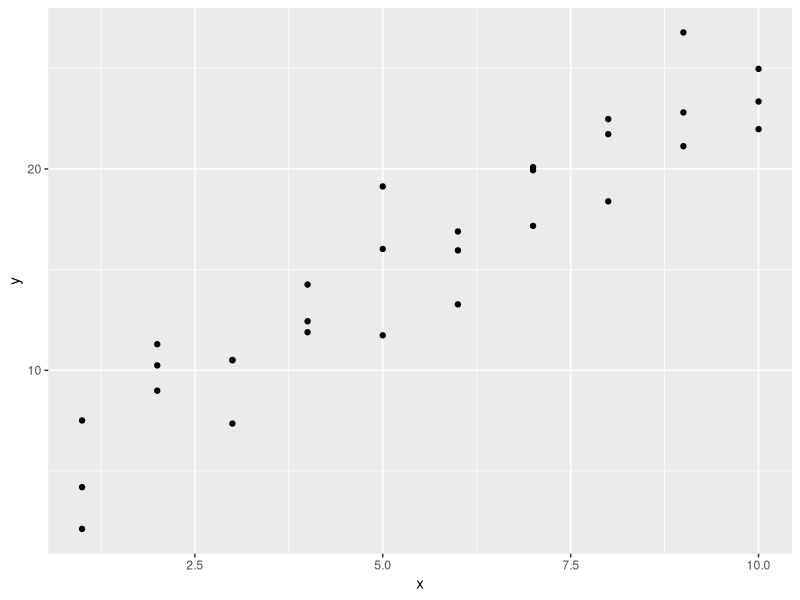
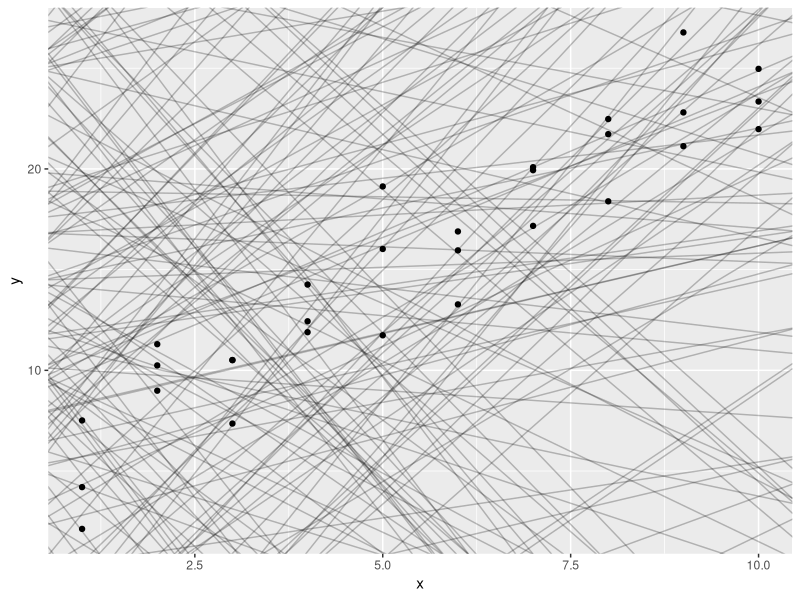
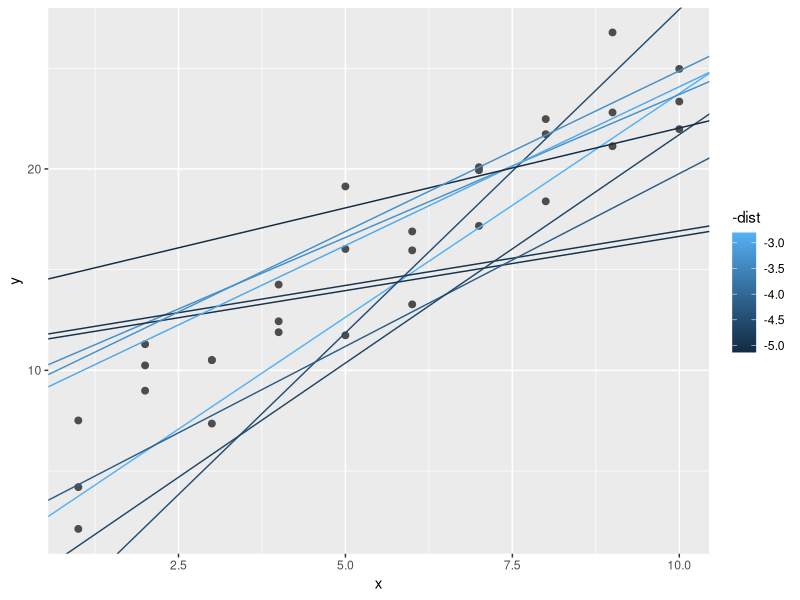
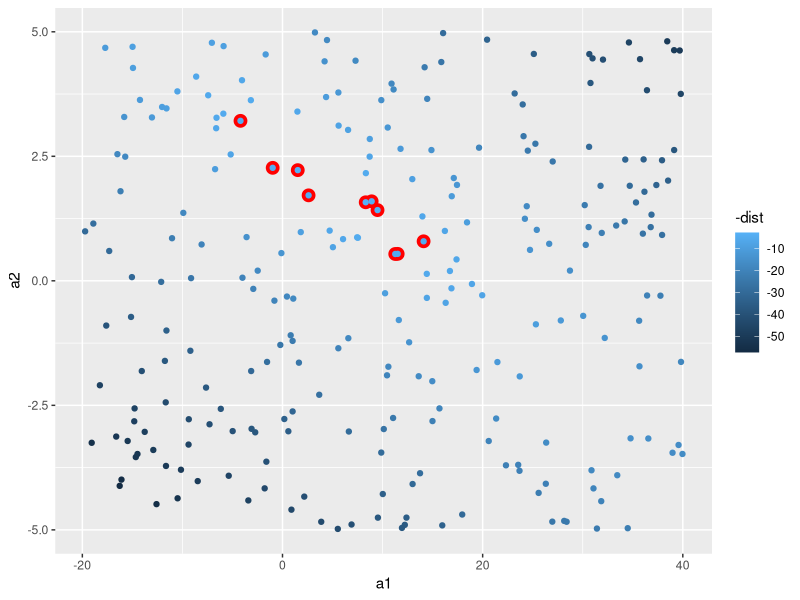
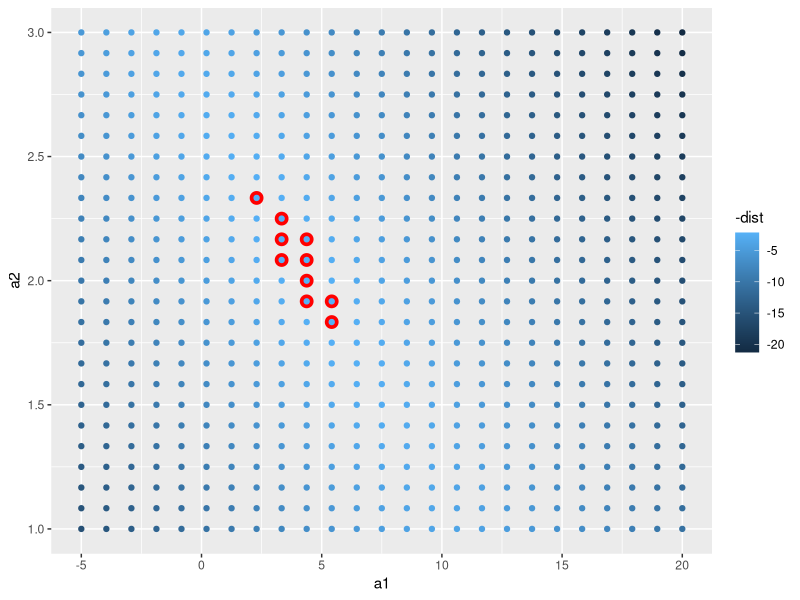
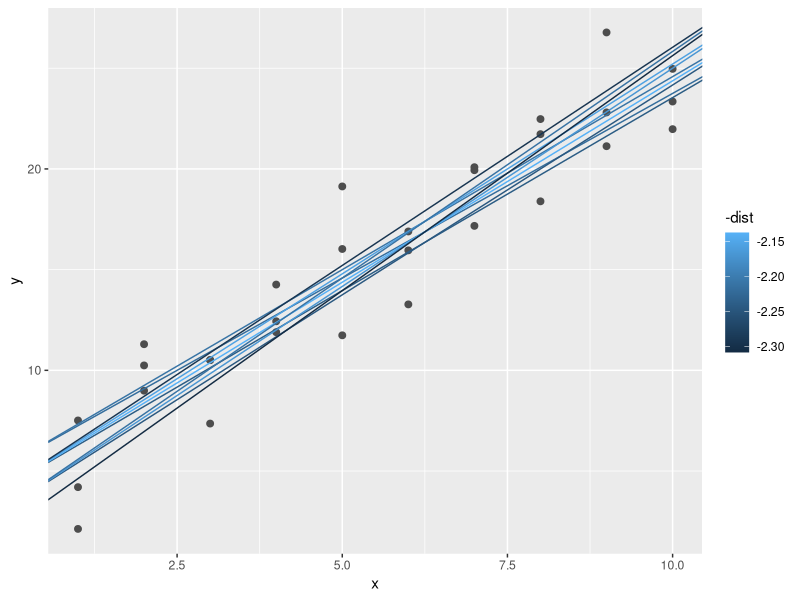
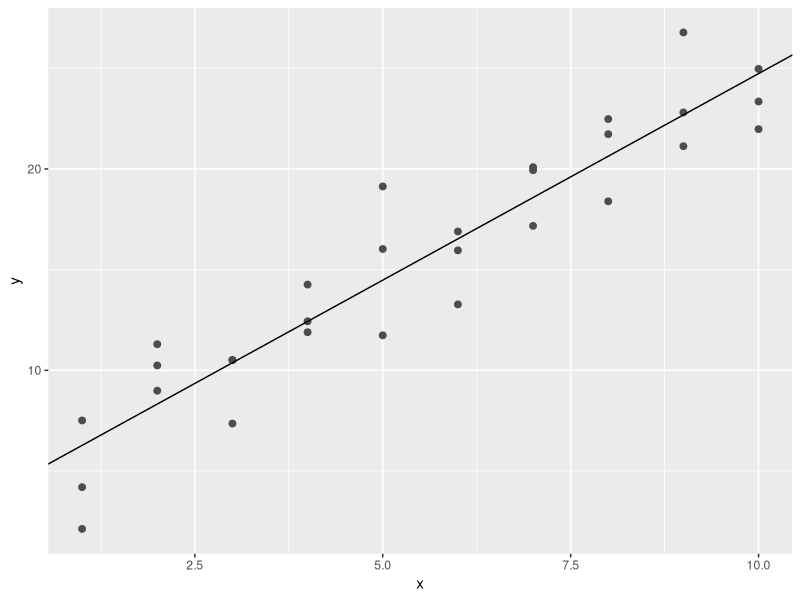
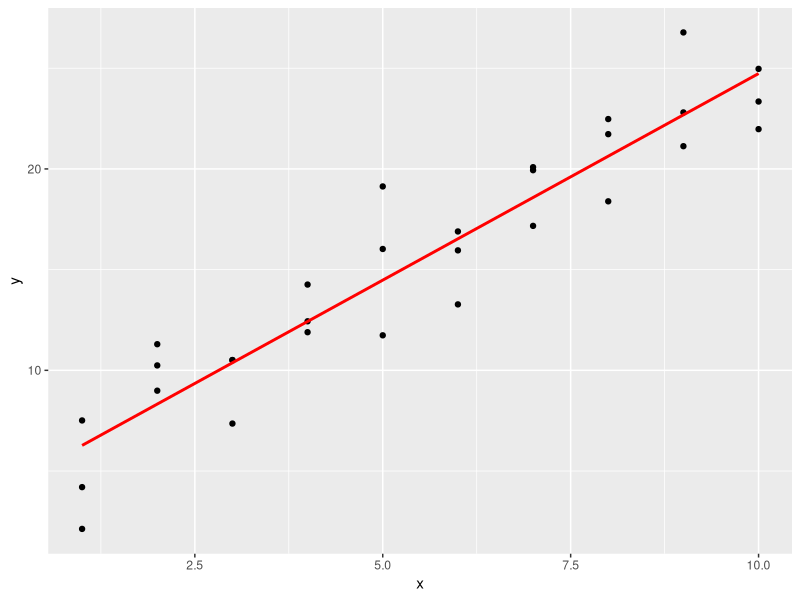

These figures' R source, in order: (Note: this script raises an error after producing the figures.)
# Abigail Castro - abc3gnm
# Chapter 22 Summary and code

# Chapter 22 Model
# 22 Introduction
# The goal of a model is to provide a simple low-dimensional summary of a dataset
# the model will capture true “signals” (i.e. patterns generated by the phenomenon of interest), and ignore “noise” (i.e. random variation that you’re not interested in)

# “predictive” models, which, as the name suggests, generate predictions
# “data discovery” models: help you discover interesting relationships within your data.

# In model basics, you’ll learn how models work mechanistically, focussing on the important family of linear models.
# In model building, you’ll learn how to use models to pull out known patterns in real data.
# In many models, you’ll learn how to use many simple models to help understand complex datasets.

# 22.1 Hypothesis generation vs. hypothesis confirmation
# Each observation can either be used for exploration or confirmation, not both.
# You can use an observation as many times as you like for exploration, 
# but you can only use it once for confirmation. As soon as you use an observation twice, you’ve switched from confirmation to exploration.

# confirmatory analysis, one approach is to split your data into three pieces before you begin the analysis:
# 60% of your data goes into a training (or exploration) set. You’re allowed to do anything you like with this data: visualise it and fit tons of models to it.
# 20% goes into a query set. You can use this data to compare models or visualisations by hand, but you’re not allowed to use it as part of an automated process.
# 20% is held back for a test set. You can only use this data ONCE, to test your final model.

# Chapter 23 Summary and code

# Chapter 23 Model basics
# 23.1 Introduction
# The goal of a model is to provide a simple low-dimensional summary of a dataset.

# There are two parts to a model:
  # First, you define a family of models that express a precise, but generic, pattern that you want to capture.
  # ext, you generate a fitted model by finding the model from the family that is the closest to your data.

library(tidyverse)

library(modelr)
options(na.action = na.warn)

# 23.3 A simple model
# Lets take a look at the simulated dataset sim1, included with the modelr package. It contains two continuous variables, x and y
ggplot(sim1, aes(x, y)) + 
  geom_point()
# You can see a strong pattern in the data. Let’s use a model to capture that pattern and make it explicit
# For this simple case, we can use geom_abline() which takes a slope and intercept as parameters. Later on we’ll learn more general techniques that work with any model.

models <- tibble(
  a1 = runif(250, -20, 40),
  a2 = runif(250, -5, 5)
)

ggplot(sim1, aes(x, y)) + 
  geom_abline(aes(intercept = a1, slope = a2), data = models, alpha = 1/4) +
  geom_point() 

model1 <- function(a, data) {
  a[1] + data$x * a[2]
}
model1(c(7, 1.5), sim1)
#>  [1]  8.5  8.5  8.5 10.0 10.0 10.0 11.5 11.5 11.5 13.0 13.0 13.0 14.5 14.5 14.5
#> [16] 16.0 16.0 16.0 17.5 17.5 17.5 19.0 19.0 19.0 20.5 20.5 20.5 22.0 22.0 22.0

# root-mean-squared deviation: compute the difference between actual and predicted, square them, average them, and the take the square root.
measure_distance <- function(mod, data) {
  diff <- data$y - model1(mod, data)
  sqrt(mean(diff ^ 2))
}
measure_distance(c(7, 1.5), sim1)
#> [1] 2.665212

# Now we can use purrr to compute the distance for all the models defined above. We need a helper function because our distance function expects the model as a numeric vector of length 2.
sim1_dist <- function(a1, a2) {
  measure_distance(c(a1, a2), sim1)
}

models <- models %>% 
  mutate(dist = purrr::map2_dbl(a1, a2, sim1_dist))
models
#> # A tibble: 250 x 3
#>       a1      a2  dist
#>    <dbl>   <dbl> <dbl>
#> 1 -15.2   0.0889  30.8
#> 2  30.1  -0.827   13.2
#> 3  16.0   2.27    13.2
#> 4 -10.6   1.38    18.7
#> 5 -19.6  -1.04    41.8
#> 6   7.98  4.59    19.3
#> # … with 244 more rows

# overlay the 10 best models on to the data
ggplot(sim1, aes(x, y)) + 
  geom_point(size = 2, colour = "grey30") + 
  geom_abline(
    aes(intercept = a1, slope = a2, colour = -dist), 
    data = filter(models, rank(dist) <= 10)
  )

ggplot(models, aes(a1, a2)) +
  geom_point(data = filter(models, rank(dist) <= 10), size = 4, colour = "red") +
  geom_point(aes(colour = -dist))

# Instead of trying lots of random models, we could be more systematic and generate an evenly spaced grid of points (this is called a grid search)
grid <- expand.grid(
  a1 = seq(-5, 20, length = 25),
  a2 = seq(1, 3, length = 25)
) %>% 
  mutate(dist = purrr::map2_dbl(a1, a2, sim1_dist))

grid %>% 
  ggplot(aes(a1, a2)) +
  geom_point(data = filter(grid, rank(dist) <= 10), size = 4, colour = "red") +
  geom_point(aes(colour = -dist)) 

ggplot(sim1, aes(x, y)) + 
  geom_point(size = 2, colour = "grey30") + 
  geom_abline(
    aes(intercept = a1, slope = a2, colour = -dist), 
    data = filter(grid, rank(dist) <= 10)
  )

# The intuition of Newton-Raphson is pretty simple: you pick a starting point and 
# look around for the steepest slope. You then ski down that slope a little way, and then repeat again and again, until you can’t go any lower. In R, we can do that with optim():
best <- optim(c(0, 0), measure_distance, data = sim1)
best$par
#> [1] 4.222248 2.051204

ggplot(sim1, aes(x, y)) + 
  geom_point(size = 2, colour = "grey30") + 
  geom_abline(intercept = best$par[1], slope = best$par[2])

# R has a tool specifically designed for fitting linear models called lm()
sim1_mod <- lm(y ~ x, data = sim1)
coef(sim1_mod)
#> (Intercept)           x 
#>    4.220822    2.051533

# 23.3 Visualising models
# Residuals are powerful because they allow us to use models to remove striking patterns so we can study the subtler trends that remain.

# 23.3.1 Predictions
# To visualise the predictions from a model, we start by generating an evenly spaced grid of values that covers the region where our data lies.
# The easiest way to do that is to use modelr::data_grid(). Its first argument is a 
# data frame, and for each subsequent argument it finds the unique variables and then generates all combinations:

grid <- sim1 %>% 
  data_grid(x) 
grid
#> # A tibble: 10 x 1
#>       x
#>   <int>
#> 1     1
#> 2     2
#> 3     3
#> 4     4
#> 5     5
#> 6     6
#> # … with 4 more rows

# Next we add predictions. We’ll use modelr::add_predictions() which takes a data 
# frame and a model. It adds the predictions from the model to a new column in the data frame:
grid <- grid %>% 
  add_predictions(sim1_mod) 
grid
#> # A tibble: 10 x 2
#>       x  pred
#>   <int> <dbl>
#> 1     1  6.27
#> 2     2  8.32
#> 3     3 10.4 
#> 4     4 12.4 
#> 5     5 14.5 
#> 6     6 16.5 
#> # … with 4 more rows

# Next, we plot the predictions.
ggplot(sim1, aes(x)) +
  geom_point(aes(y = y)) +
  geom_line(aes(y = pred), data = grid, colour = "red", size = 1)

# 23.3.2 Residuals
# The predictions tells you the pattern that the model has captured, and the 
# residuals tell you what the model has missed. The residuals are just the distances between the observed and predicted values that we computed above.

sim1 <- sim1 %>% 
  add_residuals(sim1_mod)
sim1
#> # A tibble: 30 x 3
#>       x     y  resid
#>   <int> <dbl>  <dbl>
#> 1     1  4.20 -2.07 
#> 2     1  7.51  1.24 
#> 3     1  2.13 -4.15 
#> 4     2  8.99  0.665
#> 5     2 10.2   1.92 
#> 6     2 11.3   2.97 
#> # … with 24 more rows

ggplot(sim1, aes(resid)) + 
  geom_freqpoly(binwidth = 0.5)

ggplot(sim1, aes(x, resid)) + 
  geom_ref_line(h = 0) +
  geom_point() 

# 23.4 Formulas and model families
df <- tribble(
  ~y, ~x1, ~x2,
  4, 2, 5,
  5, 1, 6
)
model_matrix(df, y ~ x1)
#> # A tibble: 2 x 2
#>   `(Intercept)`    x1
#>           <dbl> <dbl>
#> 1             1     2
#> 2             1     1

# The way that R adds the intercept to the model is just by having a column that 
# is full of ones. By default, R will always add this column. If you don’t want, you need to explicitly drop it with -1:
model_matrix(df, y ~ x1 - 1)
#> # A tibble: 2 x 1
#>      x1
#>   <dbl>
#> 1     2
#> 2     1

model_matrix(df, y ~ x1 + x2)
#> # A tibble: 2 x 3
#>   `(Intercept)`    x1    x2
#>           <dbl> <dbl> <dbl>
#> 1             1     2     5
#> 2             1     1     6

# 23.4.1 Categorical variables
df <- tribble(
  ~ sex, ~ response,
  "male", 1,
  "female", 2,
  "male", 1
)
model_matrix(df, response ~ sex)
#> # A tibble: 3 x 2
#>   `(Intercept)` sexmale
#>           <dbl>   <dbl>
#> 1             1       1
#> 2             1       0
#> 3             1       1

ggplot(sim2) + 
  geom_point(aes(x, y))

mod2 <- lm(y ~ x, data = sim2)

grid <- sim2 %>% 
  data_grid(x) %>% 
  add_predictions(mod2)
grid
#> # A tibble: 4 x 2
#>   x      pred
#>   <chr> <dbl>
#> 1 a      1.15
#> 2 b      8.12
#> 3 c      6.13
#> 4 d      1.91

# Effectively, a model with a categorical x will predict the mean value for each category.
ggplot(sim2, aes(x)) + 
  geom_point(aes(y = y)) +
  geom_point(data = grid, aes(y = pred), colour = "red", size = 4)

# You can’t make predictions about levels that you didn’t observe.
tibble(x = "e") %>% 
  add_predictions(mod2)
#> Error in model.frame.default(Terms, newdata, na.action = na.action, xlev = object$xlevels): factor x has new level e

# 23.4.2 Interactions (continuous and categorical)
ggplot(sim3, aes(x1, y)) + 
  geom_point(aes(colour = x2))

# There are two possible models you could fit to this data:
mod1 <- lm(y ~ x1 + x2, data = sim3)
mod2 <- lm(y ~ x1 * x2, data = sim3)

# To visualise these models we need two new tricks:
  # We have two predictors, so we need to give data_grid() both variables. It finds all the unique values of x1 and x2 and then generates all combinations.
  # To generate predictions from both models simultaneously, we can use gather_predictions() which 
    # adds each prediction as a row. The complement of gather_predictions() is spread_predictions() which adds each prediction to a new column.

grid <- sim3 %>% 
  data_grid(x1, x2) %>% 
  gather_predictions(mod1, mod2)
grid
#> # A tibble: 80 x 4
#>   model    x1 x2     pred
#>   <chr> <int> <fct> <dbl>
#> 1 mod1      1 a      1.67
#> 2 mod1      1 b      4.56
#> 3 mod1      1 c      6.48
#> 4 mod1      1 d      4.03
#> 5 mod1      2 a      1.48
#> 6 mod1      2 b      4.37
#> # … with 74 more rows

ggplot(sim3, aes(x1, y, colour = x2)) + 
  geom_point() + 
  geom_line(data = grid, aes(y = pred)) + 
  facet_wrap(~ model)

sim3 <- sim3 %>% 
  gather_residuals(mod1, mod2)

ggplot(sim3, aes(x1, resid, colour = x2)) + 
  geom_point() + 
  facet_grid(model ~ x2)

# 23.4.3 Interactions (two continuous)

mod1 <- lm(y ~ x1 + x2, data = sim4)
mod2 <- lm(y ~ x1 * x2, data = sim4)

grid <- sim4 %>% 
  data_grid(
    x1 = seq_range(x1, 5), 
    x2 = seq_range(x2, 5) 
  ) %>% 
  gather_predictions(mod1, mod2)
grid
#> # A tibble: 50 x 4
#>   model    x1    x2   pred
#>   <chr> <dbl> <dbl>  <dbl>
#> 1 mod1   -1    -1    0.996
#> 2 mod1   -1    -0.5 -0.395
#> 3 mod1   -1     0   -1.79 
#> 4 mod1   -1     0.5 -3.18 
#> 5 mod1   -1     1   -4.57 
#> 6 mod1   -0.5  -1    1.91 
#> # … with 44 more rows

# There are two other useful arguments to seq_range():
  # pretty = TRUE will generate a “pretty” sequence, i.e. something that looks nice to the human eye.
seq_range(c(0.0123, 0.923423), n = 5)
#> [1] 0.0123000 0.2400808 0.4678615 0.6956423 0.9234230
seq_range(c(0.0123, 0.923423), n = 5, pretty = TRUE)
#> [1] 0.0 0.2 0.4 0.6 0.8 1.0
  # trim = 0.1 will trim off 10% of the tail values. This is useful if the variables
    # have a long tailed distribution and you want to focus on generating values near the center:
x1 <- rcauchy(100)
seq_range(x1, n = 5)
#> [1] -115.86934  -83.52130  -51.17325  -18.82520   13.52284
seq_range(x1, n = 5, trim = 0.10)
#> [1] -13.841101  -8.709812  -3.578522   1.552767   6.684057
seq_range(x1, n = 5, trim = 0.25)
#> [1] -2.17345439 -1.05938856  0.05467728  1.16874312  2.28280896
seq_range(x1, n = 5, trim = 0.50)
#> [1] -0.7249565 -0.2677888  0.1893788  0.6465465  1.1037141
  # expand = 0.1 is in some sense the opposite of trim() it expands the range by 10%.
x2 <- c(0, 1)
seq_range(x2, n = 5)
#> [1] 0.00 0.25 0.50 0.75 1.00
seq_range(x2, n = 5, expand = 0.10)
#> [1] -0.050  0.225  0.500  0.775  1.050
seq_range(x2, n = 5, expand = 0.25)
#> [1] -0.1250  0.1875  0.5000  0.8125  1.1250
seq_range(x2, n = 5, expand = 0.50)
#> [1] -0.250  0.125  0.500  0.875  1.250

# Next let’s try and visualise that model. 
ggplot(grid, aes(x1, x2)) + 
  geom_tile(aes(fill = pred)) + 
  facet_wrap(~ model)

# That doesn’t suggest that the models are very different!
# Instead of looking at the surface from the top, we could look at it from either side, showing multiple slices:
ggplot(grid, aes(x1, pred, colour = x2, group = x2)) + 
  geom_line() +
  facet_wrap(~ model)
ggplot(grid, aes(x2, pred, colour = x1, group = x1)) + 
  geom_line() +
  facet_wrap(~ model)

# 23.4.4 Transformations
# If you get confused about what your model is doing, you can always use model_matrix() to see exactly what equation lm() is fitting:
df <- tribble(
  ~y, ~x,
  1,  1,
  2,  2, 
  3,  3
)
model_matrix(df, y ~ x^2 + x)
#> # A tibble: 3 x 2
#>   `(Intercept)`     x
#>           <dbl> <dbl>
#> 1             1     1
#> 2             1     2
#> 3             1     3
model_matrix(df, y ~ I(x^2) + x)
#> # A tibble: 3 x 3
#>   `(Intercept)` `I(x^2)`     x
#>           <dbl>    <dbl> <dbl>
#> 1             1        1     1
#> 2             1        4     2
#> 3             1        9     3

model_matrix(df, y ~ poly(x, 2))
#> # A tibble: 3 x 3
#>   `(Intercept)` `poly(x, 2)1` `poly(x, 2)2`
#>           <dbl>         <dbl>         <dbl>
#> 1             1     -7.07e- 1         0.408
#> 2             1     -7.85e-17        -0.816
#> 3             1      7.07e- 1         0.408

# However there’s one major problem with using poly(): outside the range of the data, polynomials rapidly shoot off to positive or negative infinity. 
# One safer alternative is to use the natural spline, splines::ns().
library(splines)
model_matrix(df, y ~ ns(x, 2))
#> # A tibble: 3 x 3
#>   `(Intercept)` `ns(x, 2)1` `ns(x, 2)2`
#>           <dbl>       <dbl>       <dbl>
#> 1             1       0           0    
#> 2             1       0.566      -0.211
#> 3             1       0.344       0.771

sim5 <- tibble(
  x = seq(0, 3.5 * pi, length = 50),
  y = 4 * sin(x) + rnorm(length(x))
)

ggplot(sim5, aes(x, y)) +
  geom_point()

# fit five models to this data.
mod1 <- lm(y ~ ns(x, 1), data = sim5)
mod2 <- lm(y ~ ns(x, 2), data = sim5)
mod3 <- lm(y ~ ns(x, 3), data = sim5)
mod4 <- lm(y ~ ns(x, 4), data = sim5)
mod5 <- lm(y ~ ns(x, 5), data = sim5)

grid <- sim5 %>% 
  data_grid(x = seq_range(x, n = 50, expand = 0.1)) %>% 
  gather_predictions(mod1, mod2, mod3, mod4, mod5, .pred = "y")

ggplot(sim5, aes(x, y)) + 
  geom_point() +
  geom_line(data = grid, colour = "red") +
  facet_wrap(~ model)

# 23.5 Missing values
# R’s default behaviour is to silently drop them, but options(na.action = na.warn) (run in the prerequisites), makes sure you get a warning.

df <- tribble(
  ~x, ~y,
  1, 2.2,
  2, NA,
  3, 3.5,
  4, 8.3,
  NA, 10
)

mod <- lm(y ~ x, data = df)
#> Warning: Dropping 2 rows with missing values

# To suppress the warning, set na.action = na.exclude:
mod <- lm(y ~ x, data = df, na.action = na.exclude)

# You can always see exactly how many observations were used with nobs():
nobs(mod)
#> [1] 3

# 23.6 Other model families
# Generalised linear models, e.g. stats::glm(). Linear models assume that the response is continuous and the error has a normal distribution.
# Generalised additive models, e.g. mgcv::gam(), extend generalised linear models to incorporate arbitrary smooth functions
# Penalised linear models, e.g. glmnet::glmnet(), add a penalty term to the distance that penalises complex models (as defined by the distance between the parameter vector and the origin). 
# Robust linear models, e.g. MASS::rlm(), tweak the distance to downweight points that are very far away.
# Trees, e.g. rpart::rpart(), attack the problem in a completely different way than linear models. They fit a piece-wise constant model, splitting the data into progressively smaller and smaller pieces





